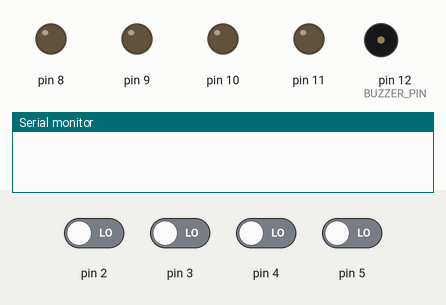
Recording of a program running on a simulated Arduino Uno, built with avr-gcc and run on an emulated ATmega328P. On the bench: output pins drawn as LEDs (lit = HIGH), buzzer (waves = sounding), the last lines printed to the serial monitor. The test bench sets the inputs (shaded band); at power-on: pin 2–5 LOW.

Above: at 1.2 s.
1.3 s: pin 2 driven HIGH
At 3.3 s:
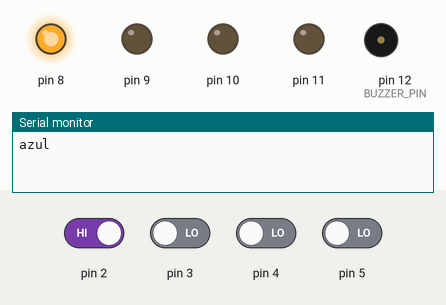
3.8 s: pin 2 driven LOW and pin 3 driven HIGH
6.8 s: pin 3 driven LOW
At 8.3 s:
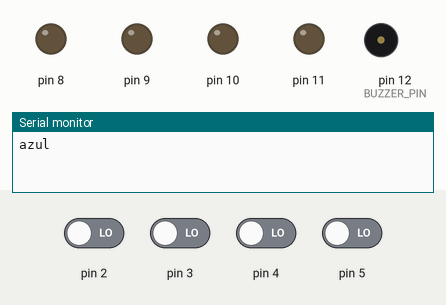
8.8 s: pin 4 driven HIGH
At 10.2 s:
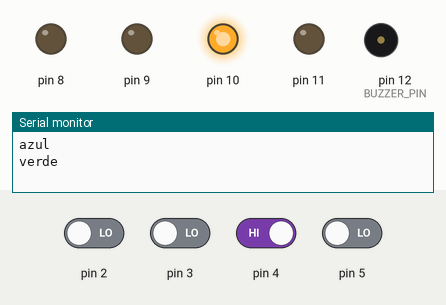
11.3 s: pin 3 driven HIGH and pin 4 driven LOW
14.3 s: pin 5 driven HIGH
At 17.1 s:
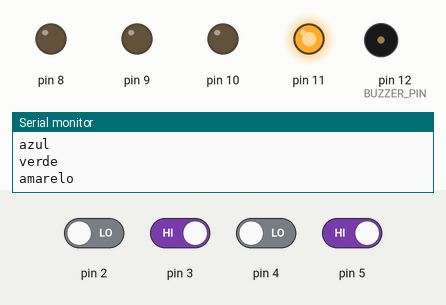
Timing chart, 0 to 23.3 s (numbered marks = the images above; inputs shaded):
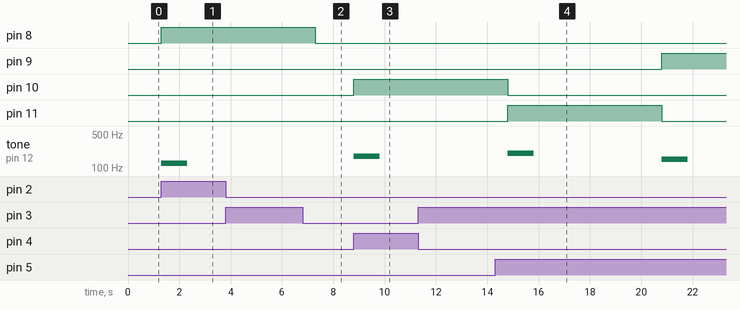

Measured:
- after the input at 1.3 s, pin 8: LOW → HIGH at once; tone on pin 12 (BUZZER_PIN): silent → 125 Hz at once, → silent 1.0 s later
- after the input at 3.8 s, every drawn part: stays the same
- after the input at 6.8 s, pin 9: stays LOW (without the input it goes to HIGH after 0.50 s); tone on pin 12 (BUZZER_PIN): stays silent (without the input it goes to 150 Hz after 0.50 s)
- after the input at 8.8 s, pin 10: LOW → HIGH at once; tone on pin 12 (BUZZER_PIN): silent → 175 Hz at once, → silent 1.0 s later
- after the input at 11.3 s, every drawn part: stays the same
- after the input at 14.3 s, pin 9: LOW → HIGH after 6.5 s instead of 0.50 s; pin 11: LOW → HIGH after 0.50 s, → LOW 6.0 s later

The program:

main.cpp
```cpp
#include <Arduino.h>
#include "soft_defines.hpp"
#include "player.hpp"

void setup() {
  Serial.begin(9600);
  noTone(BUZZER_PIN);
}

void loop() {
  for (int i=0; i<NUMBER_OF_PLAYERS; i++) {
    if(players[i]->get_btn_value()) {

      Serial.write(players[i]->get_name());
      Serial.write("\r\n");

      players[i]->set_led_value(1);
      tone(BUZZER_PIN, players[i]->get_frequency());
      delay(1000);
      noTone(BUZZER_PIN);
      delay(5000);

      players[i]->set_led_value(0);
    }
  }

}
```

hard_defines.hpp
```cpp
#ifndef HARD_DEFINES_H
#define HARD_DEFINES_H

#define BLUE_PLAYER_BTN     2
#define BLUE_PLAYER_LED     8
#define BLUE_PLAYER_FREQ    125

#define RED_PLAYER_BTN      3
#define RED_PLAYER_LED      9
#define RED_PLAYER_FREQ    150

#define GREEN_PLAYER_BTN    4
#define GREEN_PLAYER_LED    10
#define GREEN_PLAYER_FREQ    175

#define YELLOW_PLAYER_BTN   5
#define YELLOW_PLAYER_LED   11
#define YELLOW_PLAYER_FREQ    200

#define BUZZER_PIN          12

#endif
```

player.hpp
```cpp
#ifndef PLAYER_H
#define PLAYER_H

#include <Arduino.h>

class Player {
    private:
        uint8_t btn_gpio;
        uint8_t led_gpio;
        uint16_t frequency;
        String color_name;

    public:
        Player(uint8_t btn, uint8_t led, String name, uint16_t freq);
        bool get_btn_value();
        void set_led_value(uint8_t value);
        const char* get_name();
        uint16_t get_frequency();

};

#endif
```

soft_defines.hpp
```cpp
#ifndef SOFT_DEFINES_H
#define SOFT_DEFINES_H

#include "hard_defines.hpp"
#include "player.hpp"

#define NUMBER_OF_PLAYERS 4

extern Player *players[NUMBER_OF_PLAYERS];

#endif
```

player.cpp
```cpp
#include "player.hpp"

Player::Player(uint8_t btn, uint8_t led, String name, uint16_t freq) {
    btn_gpio = btn;
    led_gpio = led;
    color_name = name;
    frequency = freq;

    pinMode(btn_gpio, INPUT);
    pinMode(led_gpio, OUTPUT);

    set_led_value(0);
}

bool Player::get_btn_value() {
    return bool(digitalRead(btn_gpio));
}

void Player::set_led_value(uint8_t value){
    digitalWrite(led_gpio, value);
}

const char* Player::get_name() {
    return color_name.c_str();
}

uint16_t Player::get_frequency() {
    return frequency;
}
```

soft_defines.cpp
```cpp
#include "soft_defines.hpp"

Player *players[NUMBER_OF_PLAYERS] = { \
    new Player(BLUE_PLAYER_BTN, BLUE_PLAYER_LED, "azul", BLUE_PLAYER_FREQ), \
    new Player(RED_PLAYER_BTN, RED_PLAYER_LED, "vermelho", RED_PLAYER_FREQ), \
    new Player(GREEN_PLAYER_BTN, GREEN_PLAYER_LED, "verde", GREEN_PLAYER_FREQ), \
    new Player(YELLOW_PLAYER_BTN, YELLOW_PLAYER_LED, "amarelo", YELLOW_PLAYER_FREQ) \
    };
```
